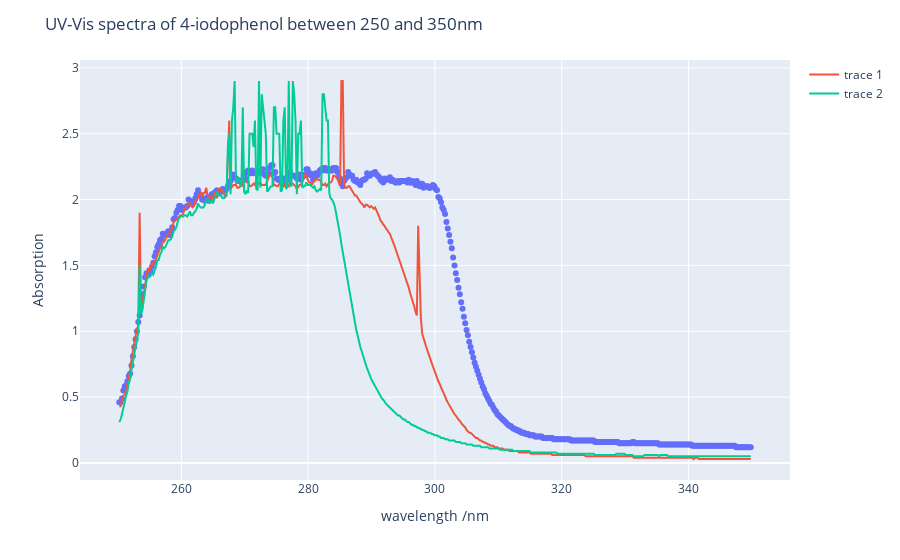

Here is the notebook cell this chart was saved with:
### Code cell
import plotly.express as px
fig = px.scatter(x=range_all_data_three.w_NaOH, y=range_all_data_three.A_NaOH,  )
fig.add_scatter(x=range_all_data_three.w_buffer, y=range_all_data_three.A_buffer, showlegend = True)
fig.add_scatter(x = range_all_data_three.w_HCl, y=range_all_data_three.A_HCl)
fig.update_layout(
    title="UV-Vis spectra of 4-iodophenol between 250 and 350nm",
    xaxis_title="wavelength /nm ",
    yaxis_title="Absorption")
fig.show()

### Figure 1 — Plotly figure (JSON) as saved in the notebook; plotly's stock layout.template omitted (floating-point values rounded to 4 significant figures; data arrays with more than 128 entries replaced by an {"elided": "..."} marker saying what was removed)
{"data": [{"hovertemplate": "x=%{x}<br>y=%{y}<extra></extra>", "legendgroup": "", "marker": {"color": "#636efa", "symbol": "circle"}, "mode": "markers", "name": "", "orientation": "v", "showlegend": false, "type": "scatter", "x": {"elided": "471 float values"}, "xaxis": "x", "y": {"elided": "471 float values"}, "yaxis": "y"}, {"showlegend": true, "type": "scatter", "x": {"elided": "471 float values"}, "y": {"elided": "471 float values"}}, {"type": "scatter", "x": {"elided": "471 float values"}, "y": {"elided": "471 float values"}}], "layout": {"legend": {"tracegroupgap": 0}, "margin": {"t": 60}, "title": {"text": "UV-Vis spectra of 4-iodophenol between 250 and 350nm"}, "xaxis": {"anchor": "y", "domain": [0, 1], "title": {"text": "wavelength /nm "}}, "yaxis": {"anchor": "x", "domain": [0, 1], "title": {"text": "Absorption"}}}}
